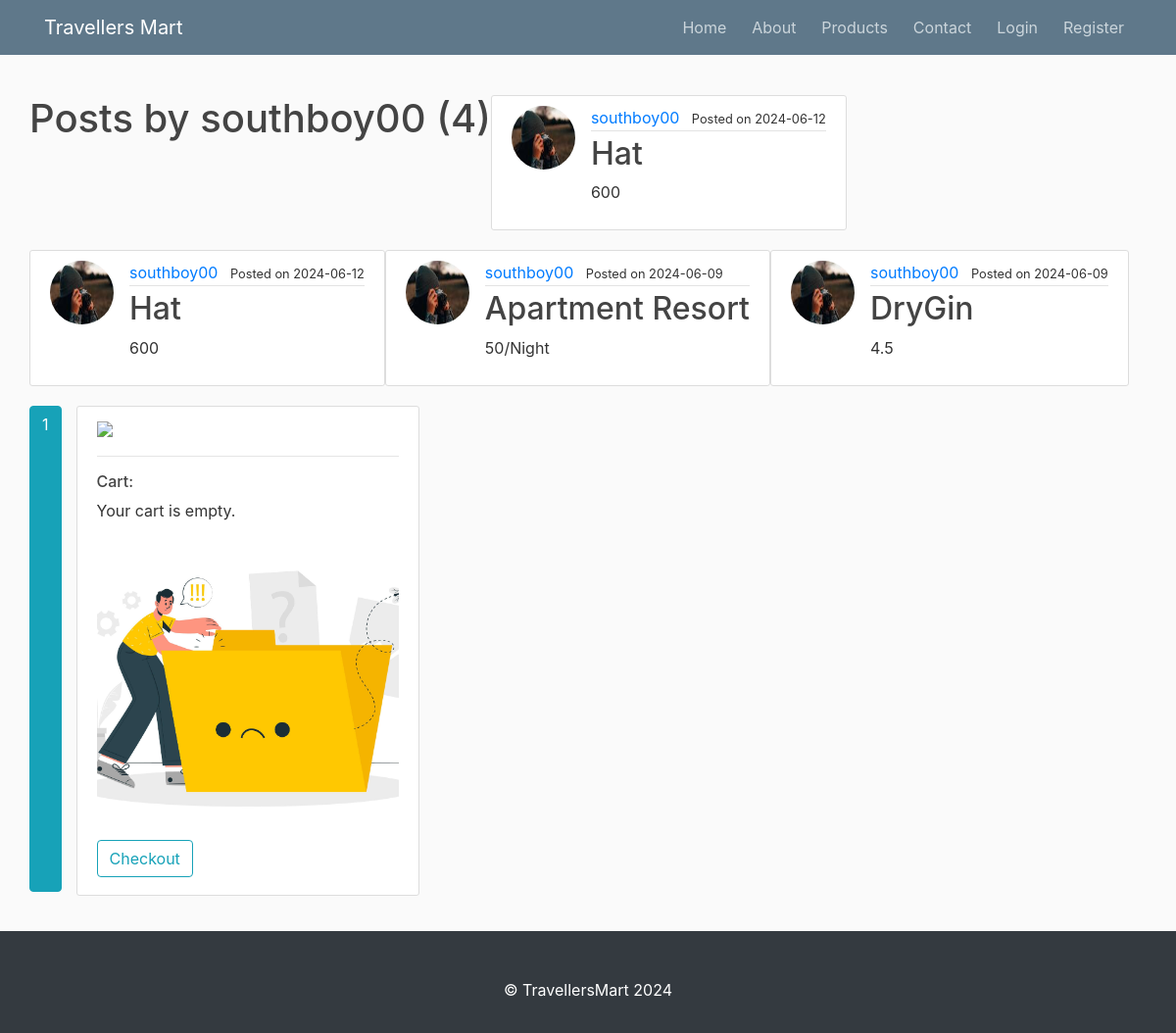
/user/southboy00, run on an earlier commit of the app's database.
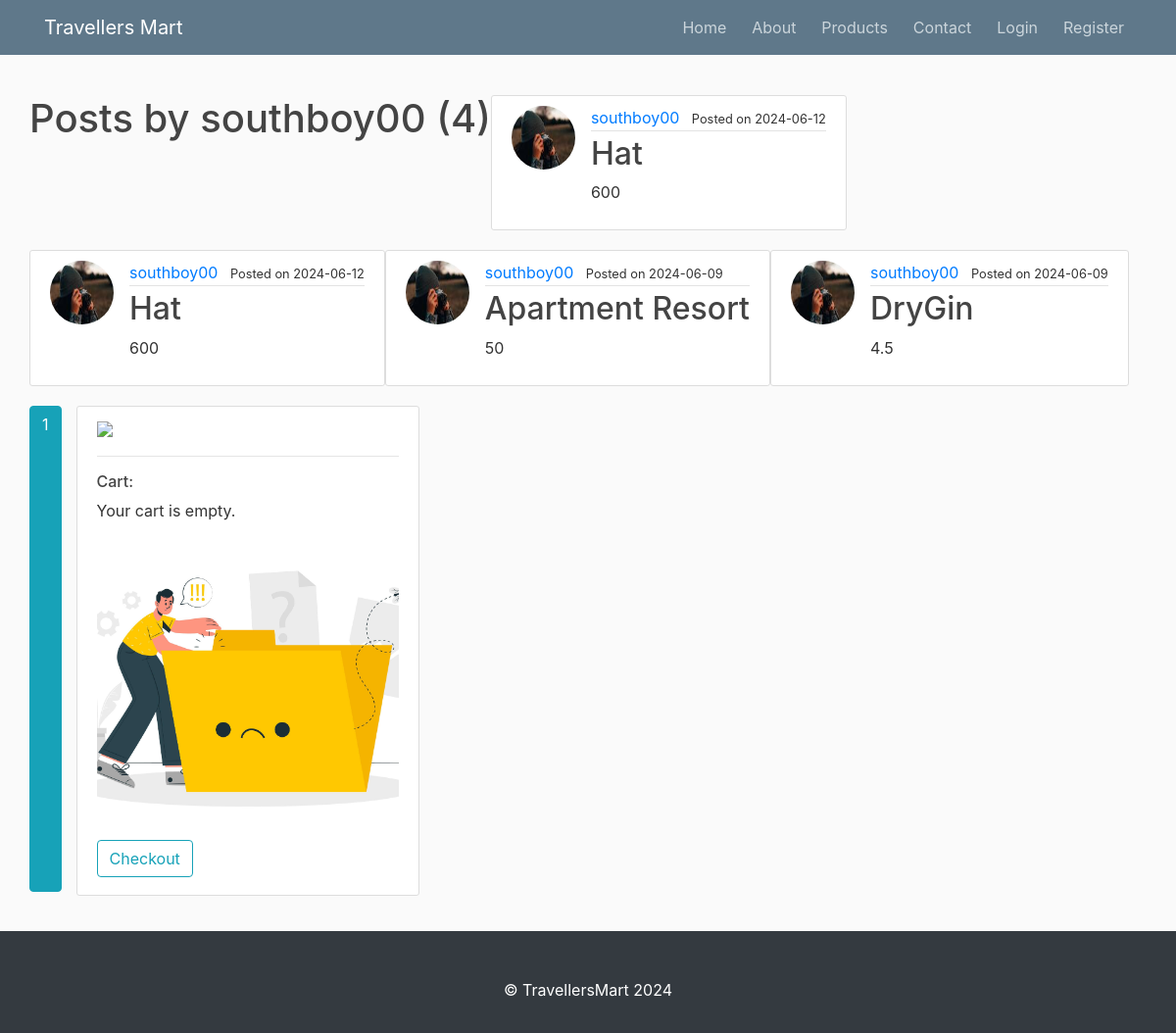
And on a later commit of the database.
### flask_station/models.py (models this page shows, shortened)
class Post(db.Model):
    id = db.Column(db.Integer, primary_key=True)
    selling_item = db.Column(db.String(100), nullable=False,)
    content = db.Column(db.Text, nullable=False)
    price = db.Column(db.Text, nullable=False)
    image = db.Column(db.String(100), nullable=False)
    date_posted = db.Column(db.DateTime, nullable=False, default=datetime.utcnow)
    user_id = db.Column(db.Integer, db.ForeignKey('user.id'), nullable=False)

class User(db.Model, UserMixin):
    id = db.Column(db.Integer, primary_key=True)
    username = db.Column(db.String(20), unique=True, nullable=False)
    email = db.Column(db.String(120), unique=True, nullable=False)
    image_file = db.Column(db.String(20), nullable=False, default='default.jpeg')
    password = db.Column(db.String(60), nullable=False)
    posts = db.relationship('Post', backref='merchant', lazy="dynamic")
    cart_items = db.relationship('CartItem', backref='user', lazy=True)

### flask_station/users/routes.py (the view)
@users.route('/user/<string:username>')
def user_posts(username):
    page = request.args.get('page', 1, type=int)
    user = User.query.filter_by(username=username).first_or_404()
    posts = Post.query.filter_by(merchant=user)\
        .order_by(Post.date_posted.desc())\
        .paginate(page=page, per_page=5)
    return render_template('user_post.html', posts=posts, user=user)

### run.py (called while the page is built)
@app.context_processor
def inject_request_path():
    return dict(request_path=request.path)

### flask_station/templates/user_post.html
{% extends "layout.html" %}
{% block content %}
    <h1 class="mb-3">Posts by {{ user.username }} ({{ posts.total }})</h1>
    {% for post in posts.items %}
        <article class="media content-section">
          <img class=" rounded-circle article-img" src="{{ url_for('static', filename='profile_pics/' + post.merchant.image_file) }}">
            <div class="media-body">
            <div class="article-metadata">
                <a class="mr-2" href="{{ url_for('users.user_posts', username=post.merchant.username) }}">{{ post.merchant.username }}</a>
                <small>Posted on {{ post.date_posted.strftime('%Y-%m-%d') }}</small>
            </div>
            <h2><a class="article-title" href="{{ url_for('posts.post', post_id=post.id) }}">{{ post.selling_item }}</a></h2>
            <p class="article-content">{{ post.price }}</p>
        </div>
      </article>
      {% endfor %}
      {% for page_num in posts.iter_pages(left_edge=1, right_edge=1, left_current=1, right_current=2) %}
        {% if page_num %}
          {% if posts.page == page_num %}
            <a class="btn btn-info mb-4" href="{{ url_for('users.user_posts', username=user.username, page=page_num) }}">{{ page_num }}</a>
          {% else %}
            <a class="btn btn-outline-info mb-4" href="{{ url_for('users.user_posts', username=user.username, page=page_num) }}">{{ page_num }}</a>
          {% endif %}
        {% else %}
          ...
        {% endif %}
      {% endfor %}
  {% endblock content %}

What changed in the data, as far as the page shows it:
changed Post "Apartment Resort": price "50/Night" → "50"
